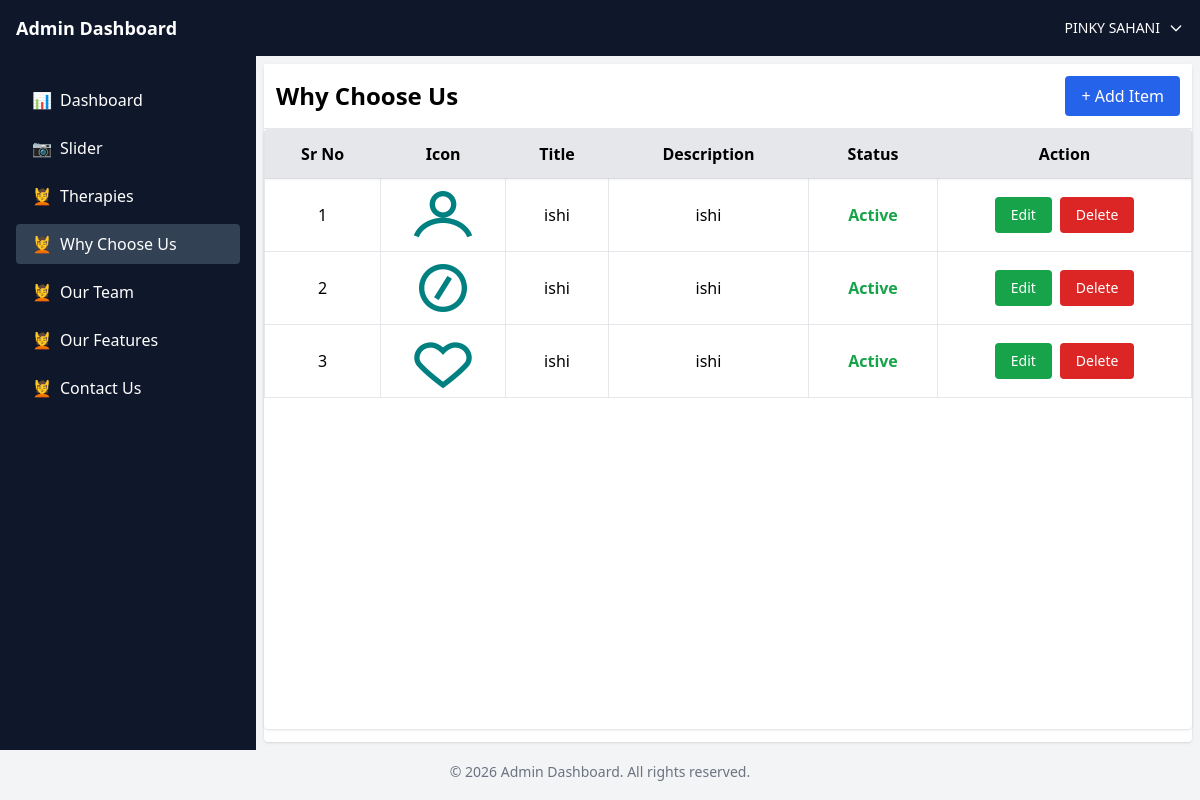
The app's page /admin/chooseUs/manage_chooseUs.php (signed in) with its own data.
### tables this page shows
CREATE TABLE `chooseus` (
  `id` int(11) NOT NULL,
  `title` varchar(100) NOT NULL,
  `description` text NOT NULL,
  `icon` varchar(50) NOT NULL,
  `status` tinyint(50) NOT NULL,
  `created_at` timestamp NOT NULL DEFAULT current_timestamp()
);

### admin/controllers/fetch.php (called while the page is built, shortened)
<?php
function fetchWhyChooseUs($conn)
{
    try {
        $sql = "SELECT * FROM chooseus ORDER BY id DESC";
        $stmt = $conn->prepare($sql);
        $stmt->execute();
        $chooseUs = $stmt->fetchAll(PDO::FETCH_ASSOC);
        return $chooseUs;
    } catch (PDOException $e) {
        return [];
    }
}

### admin/chooseUs/manage_chooseUs.php (the view, shortened to what this page needs)
<?php
require_once('../adminheader.php');
require_once('../../connect.php');
require_once('../controllers/fetch.php');
$whyChooseList = fetchWhyChooseUs($conn);
?>
<div class="flex min-h-[calc(100vh-106px)]">
    <?php require_once('../adminsidebar.php'); ?>
    <main class="flex-1 h-[calc(100vh-106px)] overflow-hidden p-2">
        <div class="bg-white h-full rounded shadow flex flex-col">
            <div class="flex justify-between items-center gap-4 p-3 border-b bg-white sticky top-0 z-20">
                <h2 class="text-lg sm:text-xl md:text-2xl font-bold">
                    Why Choose Us
                </h2>
                <a href="create.php"
                    class="bg-blue-600 text-white text-sm sm:text-base px-3 sm:px-4 py-2 rounded hover:bg-blue-700 transition">
                    + Add Item
                </a>
            </div>
            <div class="relative bg-white rounded shadow h-[calc(100vh-200px)] overflow-hidden">
                <div class="overflow-x-auto overflow-y-auto h-full">
                    <table class="min-w-[800px] w-full border-collapse text-sm sm:text-base">
                        <thead class="bg-gray-200 sticky top-0 z-20 shadow-sm">
                            <tr>
                                <th class="border p-3 text-center whitespace-nowrap">Sr No</th>
                                <th class="border p-3 text-center">Icon</th>
                                <th class="border p-3 text-center">Title</th>
                                <th class="border p-3 text-center hidden md:table-cell">
                                    Description
                                </th>
                                <th class="border p-3 text-center">Status</th>
                                <th class="border p-3 text-center">Action</th>
                            </tr>
                        </thead>
                        <tbody class="bg-white">
                            <?php if (count($whyChooseList) > 0): ?>
                                <?php foreach ($whyChooseList as $index => $row): ?>
                                    <tr class="hover:bg-gray-50 transition">
                                        <td class="border p-1 text-center">
                                            <?= $index + 1 ?>
                                        </td>
                                        <td class="border p-1">
                                            <img src="../uploads/icon/<?= $row['icon']; ?>"
                                                class="w-16 h-16 rounded mx-auto ">
                                        </td>
                                        <td class="border p-1 font-medium whitespace-nowrap text-center">
                                            <?= $row['title'] ?>
                                        </td>
                                        <td class="border p-1 hidden md:table-cell max-w-xs truncate text-center">
                                            <?= $row['description'] ?>
                                        </td>
                                        <td class="border p-1 text-center">
                                            <span class="font-semibold
                                                <?= $row['status'] ? 'text-green-600' : 'text-red-600' ?>">
                                                <?= $row['status'] ? 'Active' : 'Inactive' ?>
                                            </span>
                                        </td>
                                        <td class="border p-1">
                                            <div class="flex flex-col sm:flex-row gap-2 justify-center">
                                                <a href="update_chooseUs.php?id=<?= $row['id'] ?>"
                                                    class="bg-green-600 hover:bg-green-700 text-white px-4 py-2 rounded text-sm text-center">
                                                    Edit
                                                </a>
                                                <a href="delete_chooseUs.php?id=<?= $row['id'] ?>"
                                                    onclick="return confirm('Are you sure?')"
                                                    class="bg-red-600 hover:bg-red-700 text-white px-4 py-2 rounded text-sm text-center">
                                                    Delete
                                                </a>
                                            </div>
                                        </td>
                                    </tr>
                                <?php endforeach; ?>
                            <?php endif; ?>
                        </tbody>
                    </table>
                </div>
            </div>
        </div>
    </main>
</div>
<?php require_once('../adminfooter.php'); ?>

### admin/adminheader.php (shortened to what this page needs)
<!DOCTYPE html>
<html lang="en">
<head>
    <script src="https://cdn.tailwindcss.com"></script>
</head>
<body class="bg-gray-100 ">
    <header class="bg-slate-900 text-white h-14 flex items-center justify-between px-4 ">
        <div class="flex items-center gap-3">
            <h1 class="font-semibold text-sm md:text-lg">
                Admin Dashboard
            </h1>
        </div>
        <div class="relative inline-block text-left">
            <button id="dropdownBtn"
                class="flex items-center gap-2 text-sm font-medium text-white-700  focus:outline-none">
                <div class="text-sm"> <?= htmlspecialchars($_SESSION['name']) ?></div>
                <svg class="w-4 h-4" fill="none" stroke="currentColor" stroke-width="2" viewBox="0 0 24 24">
                    <path stroke-linecap="round" stroke-linejoin="round" d="M19 9l-7 7-7-7" />
                </svg>
            </button>
        </div>
    </header>

### admin/adminsidebar.php (shortened to what this page needs)
<?php
$currentPage = basename($_SERVER['PHP_SELF']);
?>
<aside id="sidebar" class="fixed md:static top-0 left-0 w-full md:w-64 h-auto
              bg-slate-900 text-white
              transform -translate-y-full md:translate-y-0
              transition-transform duration-300 z-50">
    <nav class="p-4">
        <ul class="space-y-2">
            <li>
                <a href="../dashboard/admin_dashboard.php" class="flex items-center gap-2 px-4 py-2 rounded
                 <?php echo ($currentPage == 'admin_dashboard.php')
                     ? 'bg-slate-700'
                     : 'hover:bg-slate-700'; ?>">
                    📊 <span>Dashboard</span>
                </a>
            </li>
            <li>
                <a href="../sliders/manage_slider.php" class="flex items-center gap-2 px-4 py-2 rounded
                <?php echo ($currentPage == 'manage_slider.php')
                    ? 'bg-slate-700'
                    : 'hover:bg-slate-700'; ?>">
                    📷 <span>Slider</span>
                </a>
            </li>
            <li>
                <a href="../ourtherapies/manage_therapy.php" class="flex items-center gap-2 px-4 py-2 rounded
                <?php echo ($currentPage == 'manage_therapy.php')
                    ? 'bg-slate-700'
                    : 'hover:bg-slate-700'; ?>">
                    💆 <span>Therapies</span>
                </a>
            </li>
            <li>
                <a href="../chooseUs/manage_chooseUs.php" class="flex items-center gap-2 px-4 py-2 rounded
                <?php echo ($currentPage == 'manage_chooseUs.php')
                    ? 'bg-slate-700'
                    : 'hover:bg-slate-700'; ?>">
                    💆 <span>Why Choose Us</span>
                </a>
            </li>
            <li>
                <a href="../ourteam/manage_ourteam.php" class="flex items-center gap-2 px-4 py-2 rounded
                <?php echo ($currentPage == 'manage_ourteam.php')
                    ? 'bg-slate-700'
                    : 'hover:bg-slate-700'; ?>">
                    💆 <span>Our Team</span>
                </a>
            </li>
            <li>
                <a href="../ourfeatures/manage_ourfeatures.php" class="flex items-center gap-2 px-4 py-2 rounded
                <?php echo ($currentPage == 'manage_ourfeatures.php')
                    ? 'bg-slate-700'
                    : 'hover:bg-slate-700'; ?>">
                    💆 <span>Our Features</span>
                </a>
            </li>
            <li>
                <a href="../contactUs/manage_contactUs.php" class="flex items-center gap-2 px-4 py-2 rounded
                <?php echo ($currentPage == 'manage_contactUs.php')
                    ? 'bg-slate-700'
                    : 'hover:bg-slate-700'; ?>">
                    💆 <span>Contact Us</span>
                </a>
            </li>
        </ul>
    </nav>
</aside>

### admin/adminfooter.php (shortened to what this page needs)
<footer class="text-center text-sm text-gray-500 py-3 bg-gray-100">
    © 2026 Admin Dashboard. All rights reserved.
</footer>
</body>
</html>

### records on screen
chooseus: icon (picture), title "ishi", description "ishi", status "Active"
chooseus: icon (picture), title "ishi", description "ishi", status "Active"
chooseus: icon (picture), title "ishi", description "ishi", status "Active"

### other values on screen
$_SESSION['name'] "PINKY SAHANI"
